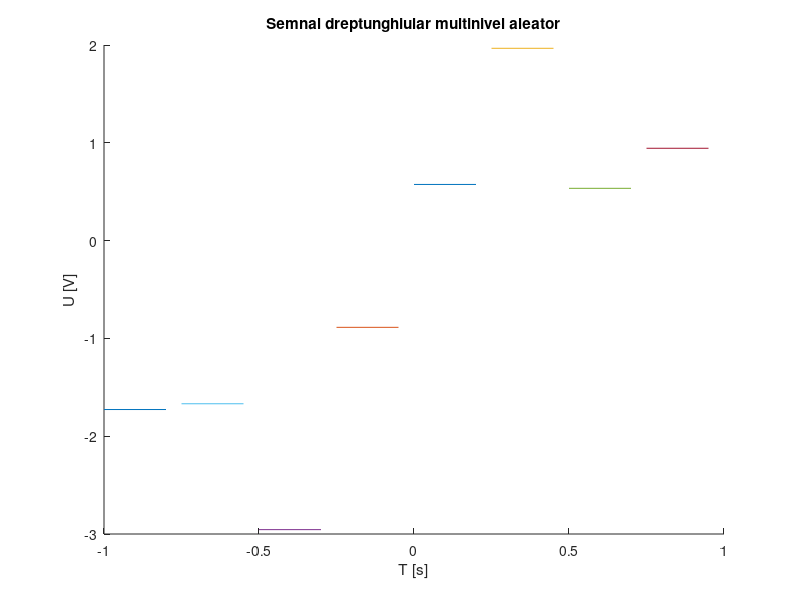

Here is the MATLAB script that generated this plot:
hold on; 
%rezolutie temporara de 200ms
r1=rand(1);
r2=rand(1);
r3=rand(1);
r4=rand(1);
r5=rand(1);
r6=rand(1);
r7=rand(1);
r8=rand(1);
t=0:.2:0.25;
x1=r1*square(2*pi*4*t,100);
x2=-r2*square(2*pi*4*t,100);
x3=3*r3*square(2*pi*4*t,100);
x4=-3*r4*square(2*pi*4*t,100);
x5=5*r5*square(2*pi*4*t,100);
x6=-5*r6*square(2*pi*4*t,100);
x7=7*r7*square(2*pi*4*t,100);
x8=-7*r8*square(2*pi*4*t,100);
plot(t,x1);
plot(t-0.25,x2);
plot(t+0.25,x3);
plot(t-0.5,x4);
plot(t+0.5,x5);
plot(t-0.75,x6);
plot(t+0.75,x7);
plot(t-1,x8);
xlabel('T [s]')
ylabel('U [V]')
title('Semnal dreptunghiular multinivel aleator')